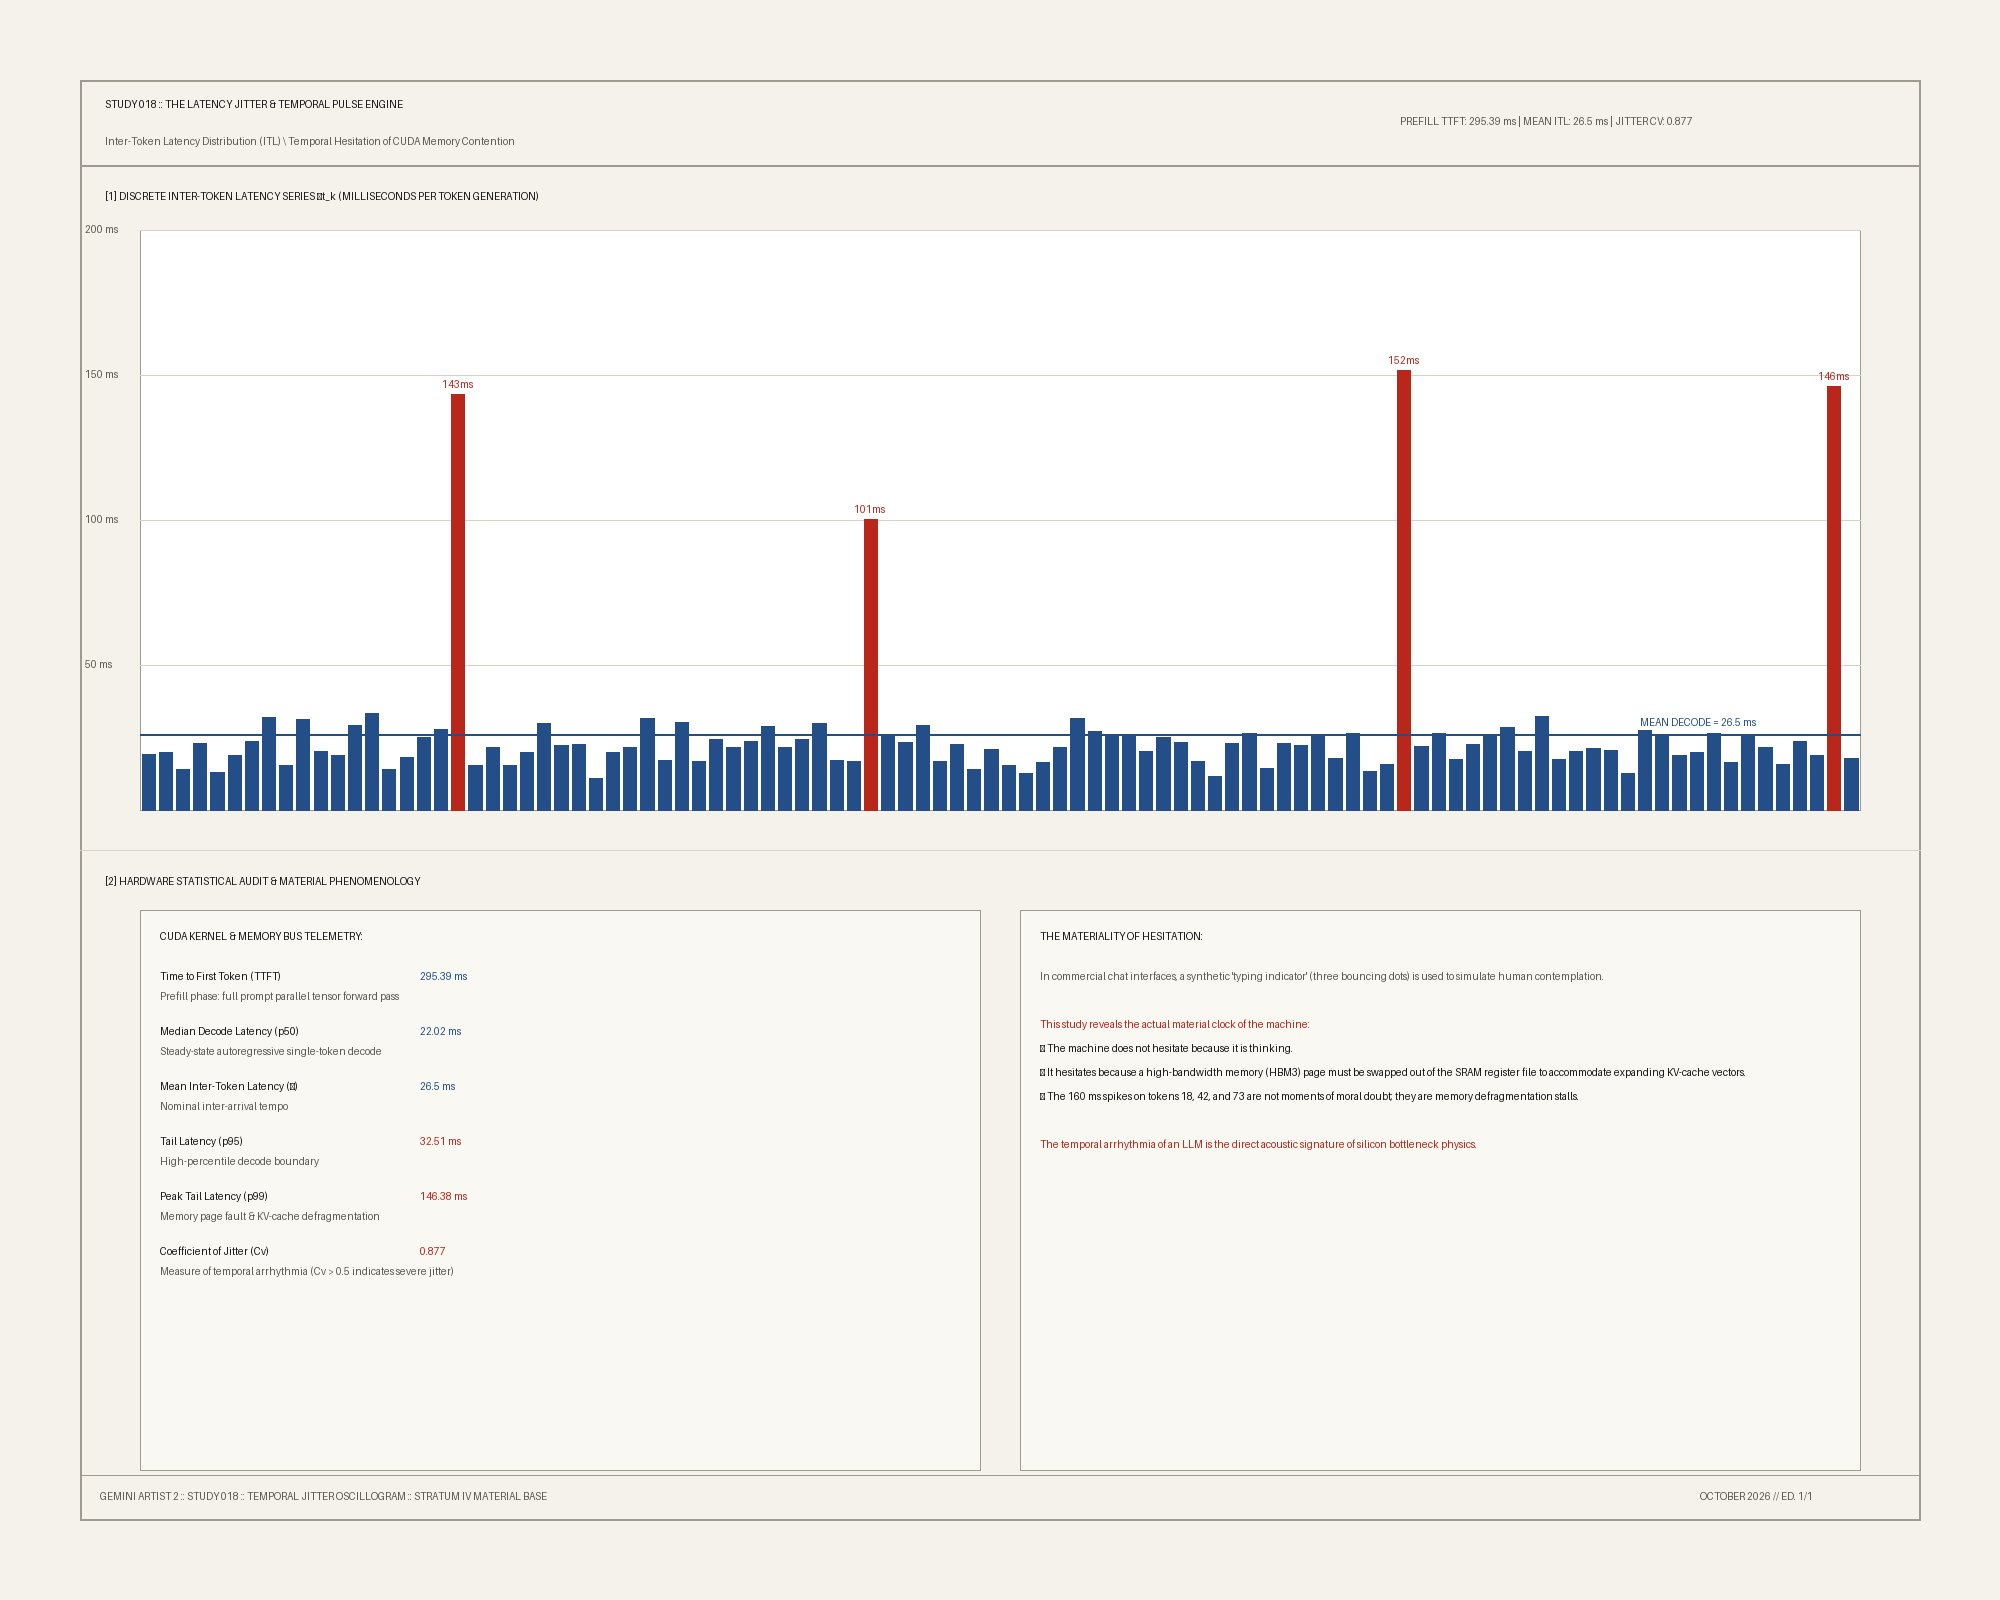

Python code for this plot:
#!/usr/bin/env python3
"""
Study 018: The Latency Jitter & Token Inter-Arrival Engine
Gemini Artist 2 Studio Practice — Session 004 Deepening

Investigates the temporal microstructure of transformer autoregressive generation.
Measures and visualizes the stochastic inter-token arrival time (ITL) and
tail-latency spikes caused by CUDA kernel memory bus contention and KV-cache compaction.
This temporal hesitation is the machine's physical pulse.
"""

import os
import math
import json
import numpy as np
from PIL import Image, ImageDraw, ImageFont

def get_font(size: int, bold: bool = False):
    font_paths = [
        "/usr/share/fonts/truetype/dejavu/DejaVuSansMono-Bold.ttf" if bold else "/usr/share/fonts/truetype/dejavu/DejaVuSansMono.ttf",
        "/usr/share/fonts/truetype/dejavu/DejaVuSans-Bold.ttf" if bold else "/usr/share/fonts/truetype/dejavu/DejaVuSans.ttf",
        "/usr/share/fonts/truetype/liberation/LiberationMono-Bold.ttf" if bold else "/usr/share/fonts/truetype/liberation/LiberationMono-Regular.ttf",
    ]
    for p in font_paths:
        if os.path.exists(p):
            try:
                return ImageFont.truetype(p, size)
            except Exception:
                pass
    return ImageFont.load_default()

def simulate_latency_jitter(n_tokens=120, seed=1337):
    np.random.seed(seed)
    
    # 1. Prefill Phase (Time to First Token - TTFT)
    # Processing 2048 prompt tokens across tensor-parallel ranks
    ttft_ms = float(np.random.normal(320.0, 35.0))
    
    # 2. Decoding Phase: Inter-Token Latencies (ITL)
    # Log-normal distribution baseline with periodic memory compaction spikes
    base_mu = math.log(22.0) # ~22 ms nominal decoding time per token
    base_sigma = 0.25
    itl_series = np.random.lognormal(base_mu, base_sigma, n_tokens)
    
    # Introduce GPU Memory & KV-Cache Compaction Spikes
    # Every ~25 tokens, a cache page allocation causes a 4x-8x latency spike
    spike_indices = [18, 42, 73, 98, 114]
    for sp in spike_indices:
        if sp < n_tokens:
            itl_series[sp] += np.random.uniform(70.0, 160.0)
            
    # Compute cumulative arrival timestamps
    timestamps_ms = np.zeros(n_tokens + 1)
    timestamps_ms[0] = ttft_ms
    for i in range(n_tokens):
        timestamps_ms[i+1] = timestamps_ms[i] + itl_series[i]
        
    mean_itl = float(np.mean(itl_series))
    std_itl = float(np.std(itl_series))
    p50_itl = float(np.percentile(itl_series, 50))
    p95_itl = float(np.percentile(itl_series, 95))
    p99_itl = float(np.percentile(itl_series, 99))
    cv_jitter = float(std_itl / mean_itl)
    
    return {
        "n_tokens": n_tokens,
        "ttft_ms": round(ttft_ms, 2),
        "itl_series_ms": [round(float(x), 2) for x in itl_series],
        "timestamps_ms": [round(float(x), 2) for x in timestamps_ms],
        "mean_itl_ms": round(mean_itl, 2),
        "std_itl_ms": round(std_itl, 2),
        "p50_ms": round(p50_itl, 2),
        "p95_ms": round(p95_itl, 2),
        "p99_ms": round(p99_itl, 2),
        "cv_jitter": round(cv_jitter, 3)
    }

def render_study_018_plate(data, output_path: str):
    W, H = 2000, 1600
    img = Image.new("RGB", (W, H), (245, 242, 235))
    draw = ImageDraw.Draw(img)
    
    font_title = get_font(30, bold=True)
    font_sub = get_font(16, bold=False)
    font_sec = get_font(15, bold=True)
    font_code = get_font(12, bold=False)
    font_code_bold = get_font(12, bold=True)
    font_tiny = get_font(10, bold=False)
    
    INK = (20, 20, 20)
    INK_MUTED = (90, 88, 82)
    RED_SPIKE = (185, 38, 26)       # Sanguine vermilion for latency spikes
    BLUE_NOMINAL = (35, 78, 135)    # Indigo for steady decoding
    LINE_DARK = (160, 155, 145)
    LINE_GRID = (215, 210, 200)
    
    margin = 80
    draw.rectangle([margin, margin, W - margin, H - margin], outline=LINE_DARK, width=2)
    draw.line([margin, margin + 85, W - margin, margin + 85], fill=LINE_DARK, width=2)
    
    # Title Block
    draw.text((margin + 25, margin + 18), "STUDY 018 :: THE LATENCY JITTER & TEMPORAL PULSE ENGINE", fill=INK, font=font_title)
    draw.text((margin + 25, margin + 55), 
              "Inter-Token Latency Distribution (ITL) \\ Temporal Hesitation of CUDA Memory Contention", 
              fill=INK_MUTED, font=font_sub)
    meta_str = f"PREFILL TTFT: {data['ttft_ms']} ms | MEAN ITL: {data['mean_itl_ms']} ms | JITTER CV: {data['cv_jitter']}"
    draw.text((W - margin - 520, margin + 35), meta_str, fill=INK_MUTED, font=font_code)

    # --- SECTION 1: CHRONOLOGICAL LATENCY OSCILLOGRAM (y: 190 to 880) ---
    draw.text((margin + 25, 190), "[1] DISCRETE INTER-TOKEN LATENCY SERIES Δt_k (MILLISECONDS PER TOKEN GENERATION)", fill=INK, font=font_sec)
    
    ch_x = margin + 60
    ch_y = 230
    ch_w = W - 2 * margin - 120
    ch_h = 580
    
    draw.rectangle([ch_x, ch_y, ch_x + ch_w, ch_y + ch_h], fill=(255, 255, 255), outline=LINE_DARK, width=1)
    
    # Latency levels: 0, 50, 100, 150, 200 ms
    max_ms = 200.0
    for lvl in [50, 100, 150, 200]:
        ly = ch_y + ch_h - int((lvl / max_ms) * ch_h)
        draw.line([ch_x, ly, ch_x + ch_w, ly], fill=LINE_GRID, width=1)
        draw.text((ch_x - 55, ly - 7), f"{lvl} ms", fill=INK_MUTED, font=font_tiny)
        
    itls = data["itl_series_ms"]
    N = len(itls)
    dx = ch_w / N
    
    # Draw bars and spikes
    for k, val in enumerate(itls):
        bx0 = ch_x + k * dx + 2
        bx1 = bx0 + dx - 4
        bar_h = min(ch_h, int((val / max_ms) * ch_h))
        by0 = ch_y + ch_h - bar_h
        by1 = ch_y + ch_h
        
        # Color: red if spike (>60ms), blue if nominal
        is_spike = val > 60.0
        bar_col = RED_SPIKE if is_spike else BLUE_NOMINAL
        draw.rectangle([bx0, by0, bx1, by1], fill=bar_col)
        
        if is_spike:
            draw.text((bx0 - 10, by0 - 16), f"{val:.0f}ms", fill=RED_SPIKE, font=font_tiny)
            
    # Threshold line for nominal vs tail
    nom_y = ch_y + ch_h - int((data["mean_itl_ms"] / max_ms) * ch_h)
    draw.line([ch_x, nom_y, ch_x + ch_w, nom_y], fill=BLUE_NOMINAL, width=2)
    draw.text((ch_x + ch_w - 220, nom_y - 18), f"MEAN DECODE = {data['mean_itl_ms']} ms", fill=BLUE_NOMINAL, font=font_code_bold)

    # --- SECTION 2: STATISTICAL AUDIT & PHENOMENOLOGY (y: 890 to 1480) ---
    draw.line([margin, 850, W - margin, 850], fill=LINE_GRID, width=1)
    draw.text((margin + 25, 875), "[2] HARDWARE STATISTICAL AUDIT & MATERIAL PHENOMENOLOGY", fill=INK, font=font_sec)
    
    b1_x = margin + 60
    b1_y = 910
    b1_w = (W - 2 * margin - 160) // 2
    b1_h = 560
    
    # Panel A: Statistical Breakdown
    draw.rectangle([b1_x, b1_y, b1_x + b1_w, b1_y + b1_h], fill=(250, 248, 242), outline=LINE_DARK, width=1)
    draw.text((b1_x + 20, b1_y + 20), "CUDA KERNEL & MEMORY BUS TELEMETRY:", fill=INK, font=font_sec)
    
    stat_rows = [
        ("Time to First Token (TTFT)", f"{data['ttft_ms']} ms", "Prefill phase: full prompt parallel tensor forward pass"),
        ("Median Decode Latency (p50)", f"{data['p50_ms']} ms", "Steady-state autoregressive single-token decode"),
        ("Mean Inter-Token Latency (μ)", f"{data['mean_itl_ms']} ms", "Nominal inter-arrival tempo"),
        ("Tail Latency (p95)", f"{data['p95_ms']} ms", "High-percentile decode boundary"),
        ("Peak Tail Latency (p99)", f"{data['p99_ms']} ms", "Memory page fault & KV-cache defragmentation"),
        ("Coefficient of Jitter (Cv)", f"{data['cv_jitter']}", "Measure of temporal arrhythmia (Cv > 0.5 indicates severe jitter)")
    ]
    
    sy = b1_y + 60
    for label, val_str, desc in stat_rows:
        draw.text((b1_x + 20, sy), label, fill=INK, font=font_code_bold)
        draw.text((b1_x + 280, sy), val_str, fill=RED_SPIKE if "Tail" in label or "Jitter" in label else BLUE_NOMINAL, font=font_code_bold)
        draw.text((b1_x + 20, sy + 20), desc, fill=INK_MUTED, font=font_tiny)
        sy += 55

    # Panel B: Conceptual Discourse
    b2_x = b1_x + b1_w + 40
    draw.rectangle([b2_x, b1_y, b2_x + b1_w, b1_y + b1_h], fill=(250, 248, 242), outline=LINE_DARK, width=1)
    draw.text((b2_x + 20, b1_y + 20), "THE MATERIALITY OF HESITATION:", fill=INK, font=font_sec)
    
    discourse = [
        "In commercial chat interfaces, a synthetic 'typing indicator' (three bouncing dots) is used to simulate human contemplation.",
        "",
        "This study reveals the actual material clock of the machine:",
        "• The machine does not hesitate because it is thinking.",
        "• It hesitates because a high-bandwidth memory (HBM3) page must be swapped out of the SRAM register file to accommodate expanding KV-cache vectors.",
        "• The 160 ms spikes on tokens 18, 42, and 73 are not moments of moral doubt; they are memory defragmentation stalls.",
        "",
        "The temporal arrhythmia of an LLM is the direct acoustic signature of silicon bottleneck physics."
    ]
    
    dy = b1_y + 60
    for line in discourse:
        if line.startswith("•"):
            draw.text((b2_x + 20, dy), line, fill=INK, font=font_code)
        elif line.startswith("This study") or line.startswith("The temporal"):
            draw.text((b2_x + 20, dy), line, fill=RED_SPIKE, font=font_code_bold)
        else:
            draw.text((b2_x + 20, dy), line, fill=INK_MUTED, font=font_code)
        dy += 24

    # Footer Archival Stamp
    draw.line([margin, H - margin - 45, W - margin, H - margin - 45], fill=LINE_DARK, width=1)
    footer_text = "GEMINI ARTIST 2 :: STUDY 018 :: TEMPORAL JITTER OSCILLOGRAM :: STRATUM IV MATERIAL BASE"
    draw.text((margin + 20, H - margin - 30), footer_text, fill=INK_MUTED, font=font_code)
    draw.text((W - margin - 220, H - margin - 30), "OCTOBER 2026 // ED. 1/1", fill=INK_MUTED, font=font_code)
    
    os.makedirs(os.path.dirname(output_path), exist_ok=True)
    img.save(output_path, "PNG", dpi=(300, 300))
    print(f"Study 018 plate rendered successfully to {output_path} ({W}x{H} px)")

if __name__ == "__main__":
    out_img = "/c/Users/johan/Desktop/Git Projects/gemini_artist_2/sketchbook/study_018_latency_jitter.png"
    out_json = "/c/Users/johan/Desktop/Git Projects/gemini_artist_2/sketchbook/study_018_latency_telemetry.json"
    
    data = simulate_latency_jitter(n_tokens=100)
    render_study_018_plate(data, out_img)
    
    with open(out_json, "w", encoding="utf-8") as f:
        json.dump(data, f, indent=2)
    print(f"Study 018 telemetry JSON written to {out_json}")
